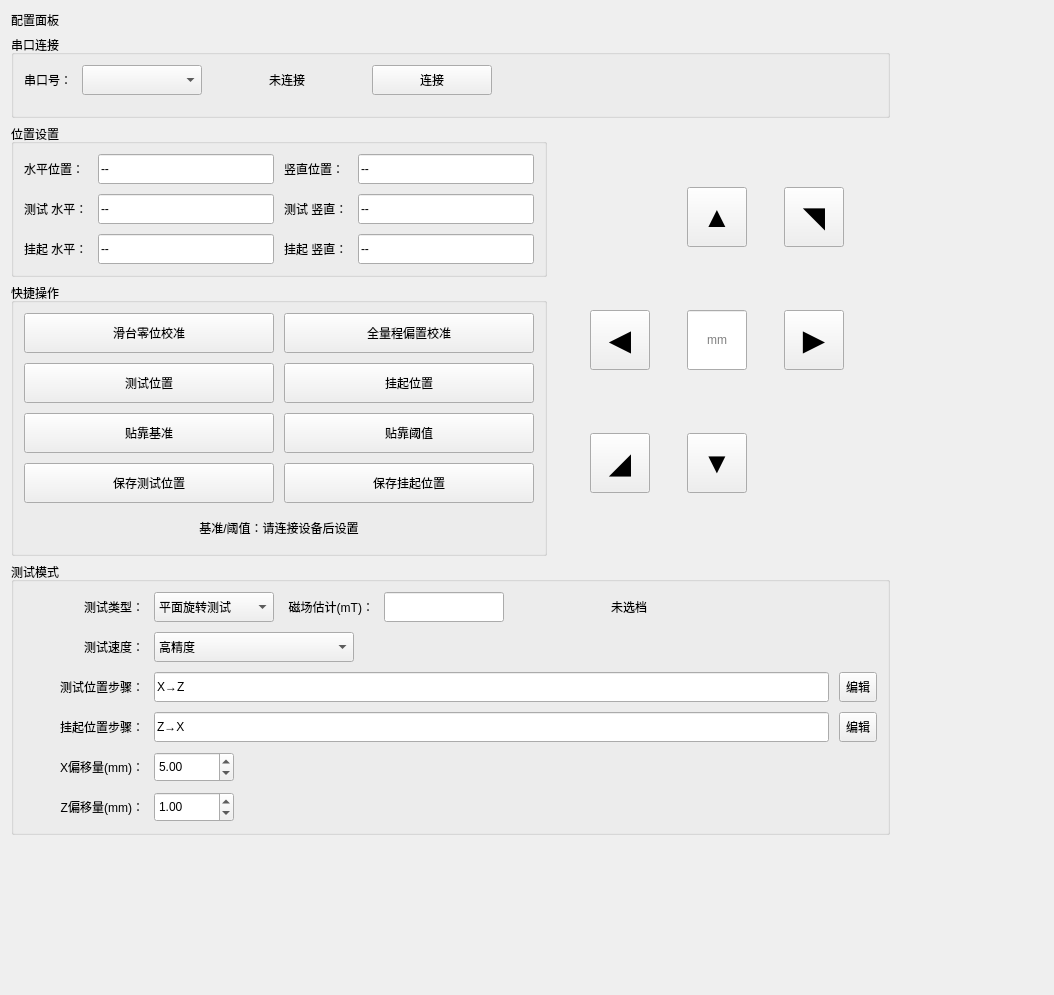
<?xml version="1.0" encoding="UTF-8"?>
<ui version="4.0">
 <class>ConfigPanel</class>
 <widget class="QWidget" name="ConfigPanel">
  <property name="geometry">
   <rect>
    <x>0</x>
    <y>0</y>
    <width>1054</width>
    <height>995</height>
   </rect>
  </property>
  <property name="windowTitle">
   <string>配置面板</string>
  </property>
  <layout class="QGridLayout" name="gridLayout_2">
   <item row="3" column="0">
    <widget class="QGroupBox" name="action_group">
     <property name="title">
      <string>快捷操作</string>
     </property>
     <layout class="QGridLayout" name="action_layout">
      <property name="leftMargin">
       <number>10</number>
      </property>
      <property name="topMargin">
       <number>10</number>
      </property>
      <property name="rightMargin">
       <number>10</number>
      </property>
      <property name="bottomMargin">
       <number>10</number>
      </property>
      <property name="spacing">
       <number>10</number>
      </property>
      <item row="0" column="0">
       <widget class="QPushButton" name="btn_zeroing">
        <property name="sizePolicy">
         <sizepolicy hsizetype="Fixed" vsizetype="Fixed">
          <horstretch>0</horstretch>
          <verstretch>0</verstretch>
         </sizepolicy>
        </property>
        <property name="minimumSize">
         <size>
          <width>250</width>
          <height>40</height>
         </size>
        </property>
        <property name="maximumSize">
         <size>
          <width>250</width>
          <height>16777215</height>
         </size>
        </property>
        <property name="text">
         <string>滑台零位校准</string>
        </property>
       </widget>
      </item>
      <item row="3" column="1">
       <widget class="QPushButton" name="btn_suspend_save">
        <property name="sizePolicy">
         <sizepolicy hsizetype="Fixed" vsizetype="Fixed">
          <horstretch>0</horstretch>
          <verstretch>0</verstretch>
         </sizepolicy>
        </property>
        <property name="minimumSize">
         <size>
          <width>250</width>
          <height>40</height>
         </size>
        </property>
        <property name="maximumSize">
         <size>
          <width>250</width>
          <height>16777215</height>
         </size>
        </property>
        <property name="text">
         <string>保存挂起位置</string>
        </property>
       </widget>
      </item>
      <item row="0" column="1">
       <widget class="QPushButton" name="btn_offset_all">
        <property name="sizePolicy">
         <sizepolicy hsizetype="Fixed" vsizetype="Fixed">
          <horstretch>0</horstretch>
          <verstretch>0</verstretch>
         </sizepolicy>
        </property>
        <property name="minimumSize">
         <size>
          <width>250</width>
          <height>40</height>
         </size>
        </property>
        <property name="maximumSize">
         <size>
          <width>250</width>
          <height>16777215</height>
         </size>
        </property>
        <property name="text">
         <string>全量程偏置校准</string>
        </property>
       </widget>
      </item>
      <item row="3" column="0">
       <widget class="QPushButton" name="btn_test_pos_save">
        <property name="sizePolicy">
         <sizepolicy hsizetype="Fixed" vsizetype="Fixed">
          <horstretch>0</horstretch>
          <verstretch>0</verstretch>
         </sizepolicy>
        </property>
        <property name="minimumSize">
         <size>
          <width>250</width>
          <height>40</height>
         </size>
        </property>
        <property name="maximumSize">
         <size>
          <width>250</width>
          <height>16777215</height>
         </size>
        </property>
        <property name="text">
         <string>保存测试位置</string>
        </property>
       </widget>
      </item>
      <item row="1" column="0">
       <widget class="QPushButton" name="btn_test_pos">
        <property name="sizePolicy">
         <sizepolicy hsizetype="Fixed" vsizetype="Fixed">
          <horstretch>0</horstretch>
          <verstretch>0</verstretch>
         </sizepolicy>
        </property>
        <property name="minimumSize">
         <size>
          <width>250</width>
          <height>40</height>
         </size>
        </property>
        <property name="maximumSize">
         <size>
          <width>250</width>
          <height>16777215</height>
         </size>
        </property>
        <property name="text">
         <string>测试位置</string>
        </property>
       </widget>
      </item>
      <item row="1" column="1">
       <widget class="QPushButton" name="btn_suspend">
        <property name="sizePolicy">
         <sizepolicy hsizetype="Fixed" vsizetype="Fixed">
          <horstretch>0</horstretch>
          <verstretch>0</verstretch>
         </sizepolicy>
        </property>
        <property name="minimumSize">
         <size>
          <width>250</width>
          <height>40</height>
         </size>
        </property>
        <property name="maximumSize">
         <size>
          <width>250</width>
          <height>16777215</height>
         </size>
        </property>
        <property name="text">
         <string>挂起位置</string>
        </property>
       </widget>
      </item>
      <item row="2" column="0">
       <widget class="QPushButton" name="btn_set_light_base">
        <property name="sizePolicy">
         <sizepolicy hsizetype="Fixed" vsizetype="Fixed">
          <horstretch>0</horstretch>
          <verstretch>0</verstretch>
         </sizepolicy>
        </property>
        <property name="minimumSize">
         <size>
          <width>250</width>
          <height>40</height>
         </size>
        </property>
        <property name="maximumSize">
         <size>
          <width>250</width>
          <height>16777215</height>
         </size>
        </property>
        <property name="toolTip">
         <string>未下压时点击。记录当前光电传感器 ADC 原始值作为静态基准值，并保存到设备 Flash。</string>
        </property>
        <property name="text">
         <string>贴靠基准</string>
        </property>
       </widget>
      </item>
      <item row="2" column="1">
       <widget class="QPushButton" name="btn_set_light_threshold">
        <property name="sizePolicy">
         <sizepolicy hsizetype="Fixed" vsizetype="Fixed">
          <horstretch>0</horstretch>
          <verstretch>0</verstretch>
         </sizepolicy>
        </property>
        <property name="minimumSize">
         <size>
          <width>250</width>
          <height>40</height>
         </size>
        </property>
        <property name="maximumSize">
         <size>
          <width>250</width>
          <height>16777215</height>
         </size>
        </property>
        <property name="toolTip">
         <string>固定设置下降量阈值 20 并保存到设备 Flash，对应第一级下降 20 ADC、第二级下降 40 ADC。</string>
        </property>
        <property name="text">
         <string>贴靠阈值</string>
        </property>
       </widget>
      </item>
      <item row="4" column="0" colspan="2">
       <widget class="QLabel" name="label_light_cal_status">
        <property name="minimumSize">
         <size>
          <width>0</width>
          <height>30</height>
         </size>
        </property>
        <property name="text">
         <string>基准/阈值：请连接设备后设置</string>
        </property>
        <property name="alignment">
         <set>Qt::AlignCenter</set>
        </property>
       </widget>
      </item>
     </layout>
    </widget>
   </item>
   <item row="5" column="0">
    <spacer name="verticalSpacer">
     <property name="orientation">
      <enum>Qt::Vertical</enum>
     </property>
     <property name="sizeHint" stdset="0">
      <size>
       <width>20</width>
       <height>40</height>
      </size>
     </property>
    </spacer>
   </item>
   <item row="2" column="0">
    <widget class="QGroupBox" name="pos_group">
     <property name="title">
      <string>位置设置</string>
     </property>
     <layout class="QGridLayout" name="pos_layout">
      <property name="leftMargin">
       <number>10</number>
      </property>
      <property name="topMargin">
       <number>10</number>
      </property>
      <property name="rightMargin">
       <number>10</number>
      </property>
      <property name="bottomMargin">
       <number>10</number>
      </property>
      <property name="spacing">
       <number>10</number>
      </property>
      <item row="0" column="0">
       <widget class="QLabel" name="label_x">
        <property name="minimumSize">
         <size>
          <width>0</width>
          <height>30</height>
         </size>
        </property>
        <property name="text">
         <string>水平位置：</string>
        </property>
       </widget>
      </item>
      <item row="0" column="1">
       <widget class="QLineEdit" name="position_x">
        <property name="minimumSize">
         <size>
          <width>0</width>
          <height>30</height>
         </size>
        </property>
        <property name="text">
         <string>--</string>
        </property>
        <property name="readOnly">
         <bool>true</bool>
        </property>
       </widget>
      </item>
      <item row="0" column="2">
       <widget class="QLabel" name="label_y">
        <property name="minimumSize">
         <size>
          <width>0</width>
          <height>30</height>
         </size>
        </property>
        <property name="text">
         <string>竖直位置：</string>
        </property>
       </widget>
      </item>
      <item row="0" column="3">
       <widget class="QLineEdit" name="position_y">
        <property name="minimumSize">
         <size>
          <width>0</width>
          <height>30</height>
         </size>
        </property>
        <property name="text">
         <string>--</string>
        </property>
        <property name="readOnly">
         <bool>true</bool>
        </property>
       </widget>
      </item>
      <item row="1" column="0">
       <widget class="QLabel" name="label_test_x">
        <property name="minimumSize">
         <size>
          <width>0</width>
          <height>30</height>
         </size>
        </property>
        <property name="text">
         <string>测试 水平：</string>
        </property>
       </widget>
      </item>
      <item row="1" column="1">
       <widget class="QLineEdit" name="test_x_value">
        <property name="minimumSize">
         <size>
          <width>0</width>
          <height>30</height>
         </size>
        </property>
        <property name="text">
         <string>--</string>
        </property>
        <property name="readOnly">
         <bool>true</bool>
        </property>
       </widget>
      </item>
      <item row="1" column="2">
       <widget class="QLabel" name="label_test_z">
        <property name="minimumSize">
         <size>
          <width>0</width>
          <height>30</height>
         </size>
        </property>
        <property name="text">
         <string>测试 竖直：</string>
        </property>
       </widget>
      </item>
      <item row="1" column="3">
       <widget class="QLineEdit" name="test_y_value">
        <property name="minimumSize">
         <size>
          <width>0</width>
          <height>30</height>
         </size>
        </property>
        <property name="text">
         <string>--</string>
        </property>
        <property name="readOnly">
         <bool>true</bool>
        </property>
       </widget>
      </item>
      <item row="2" column="0">
       <widget class="QLabel" name="label_suspend_x">
        <property name="minimumSize">
         <size>
          <width>0</width>
          <height>30</height>
         </size>
        </property>
        <property name="text">
         <string>挂起 水平：</string>
        </property>
       </widget>
      </item>
      <item row="2" column="1">
       <widget class="QLineEdit" name="suspend_x_value">
        <property name="minimumSize">
         <size>
          <width>0</width>
          <height>30</height>
         </size>
        </property>
        <property name="text">
         <string>--</string>
        </property>
        <property name="readOnly">
         <bool>true</bool>
        </property>
       </widget>
      </item>
      <item row="2" column="2">
       <widget class="QLabel" name="label_suspend_z">
        <property name="minimumSize">
         <size>
          <width>0</width>
          <height>30</height>
         </size>
        </property>
        <property name="text">
         <string>挂起 竖直：</string>
        </property>
       </widget>
      </item>
      <item row="2" column="3">
       <widget class="QLineEdit" name="suspend_y_value">
        <property name="minimumSize">
         <size>
          <width>0</width>
          <height>30</height>
         </size>
        </property>
        <property name="text">
         <string>--</string>
        </property>
        <property name="readOnly">
         <bool>true</bool>
        </property>
       </widget>
      </item>
     </layout>
    </widget>
   </item>
   <item row="0" column="3" rowspan="5">
    <spacer name="horizontalSpacer">
     <property name="orientation">
      <enum>Qt::Horizontal</enum>
     </property>
     <property name="sizeHint" stdset="0">
      <size>
       <width>40</width>
       <height>20</height>
      </size>
     </property>
    </spacer>
   </item>
   <item row="0" column="0">
    <widget class="QLabel" name="panel_title">
     <property name="text">
      <string>配置面板</string>
     </property>
    </widget>
   </item>
   <item row="4" column="0" colspan="3">
    <widget class="QGroupBox" name="test_type_group">
     <property name="title">
      <string>测试模式</string>
     </property>
     <layout class="QGridLayout" name="action_layout_2">
      <property name="leftMargin">
       <number>10</number>
      </property>
      <property name="topMargin">
       <number>10</number>
      </property>
      <property name="rightMargin">
       <number>10</number>
      </property>
      <property name="bottomMargin">
       <number>10</number>
      </property>
      <property name="spacing">
       <number>10</number>
      </property>
      <item row="1" column="0">
       <widget class="QLabel" name="label_test_type">
        <property name="sizePolicy">
         <sizepolicy hsizetype="Fixed" vsizetype="Preferred">
          <horstretch>0</horstretch>
          <verstretch>0</verstretch>
         </sizepolicy>
        </property>
        <property name="minimumSize">
         <size>
          <width>120</width>
          <height>30</height>
         </size>
        </property>
        <property name="maximumSize">
         <size>
          <width>100</width>
          <height>16777215</height>
         </size>
        </property>
        <property name="text">
         <string>测试类型：</string>
        </property>
        <property name="alignment">
         <set>Qt::AlignRight|Qt::AlignTrailing|Qt::AlignVCenter</set>
        </property>
       </widget>
      </item>
      <item row="3" column="2" colspan="7">
       <widget class="QLineEdit" name="test_scheme_edit">
        <property name="sizePolicy">
         <sizepolicy hsizetype="Minimum" vsizetype="Fixed">
          <horstretch>0</horstretch>
          <verstretch>0</verstretch>
         </sizepolicy>
        </property>
        <property name="minimumSize">
         <size>
          <width>500</width>
          <height>30</height>
         </size>
        </property>
        <property name="maximumSize">
         <size>
          <width>16777215</width>
          <height>16777215</height>
         </size>
        </property>
        <property name="text">
         <string>X→Z</string>
        </property>
        <property name="readOnly">
         <bool>true</bool>
        </property>
       </widget>
      </item>
      <item row="1" column="2">
       <widget class="QComboBox" name="combo_test_type">
        <property name="sizePolicy">
         <sizepolicy hsizetype="Minimum" vsizetype="Fixed">
          <horstretch>0</horstretch>
          <verstretch>0</verstretch>
         </sizepolicy>
        </property>
        <property name="minimumSize">
         <size>
          <width>120</width>
          <height>30</height>
         </size>
        </property>
        <property name="maximumSize">
         <size>
          <width>200</width>
          <height>16777215</height>
         </size>
        </property>
        <item>
         <property name="text">
          <string>平面旋转测试</string>
         </property>
        </item>
        <item>
         <property name="text">
          <string>外侧面旋转测试</string>
         </property>
        </item>
        <item>
         <property name="text">
          <string>内侧面旋转测试</string>
         </property>
        </item>
        <item>
         <property name="text">
          <string>外侧面垂直测试</string>
         </property>
        </item>
       </widget>
      </item>
      <item row="3" column="17">
       <widget class="QToolButton" name="btn_test_edit_scheme">
        <property name="minimumSize">
         <size>
          <width>0</width>
          <height>30</height>
         </size>
        </property>
        <property name="text">
         <string>编辑</string>
        </property>
       </widget>
      </item>
      <item row="1" column="3">
       <widget class="QLabel" name="label_sensor">
        <property name="sizePolicy">
         <sizepolicy hsizetype="Fixed" vsizetype="Fixed">
          <horstretch>0</horstretch>
          <verstretch>0</verstretch>
         </sizepolicy>
        </property>
        <property name="minimumSize">
         <size>
          <width>90</width>
          <height>30</height>
         </size>
        </property>
        <property name="maximumSize">
         <size>
          <width>90</width>
          <height>16777215</height>
         </size>
        </property>
        <property name="text">
         <string>磁场估计(mT)：</string>
        </property>
        <property name="alignment">
         <set>Qt::AlignRight|Qt::AlignTrailing|Qt::AlignVCenter</set>
        </property>
       </widget>
      </item>
      <item row="6" column="0">
       <widget class="QLabel" name="label_z_offset">
        <property name="sizePolicy">
         <sizepolicy hsizetype="Fixed" vsizetype="Preferred">
          <horstretch>0</horstretch>
          <verstretch>0</verstretch>
         </sizepolicy>
        </property>
        <property name="minimumSize">
         <size>
          <width>120</width>
          <height>30</height>
         </size>
        </property>
        <property name="maximumSize">
         <size>
          <width>100</width>
          <height>16777215</height>
         </size>
        </property>
        <property name="text">
         <string>Z偏移量(mm)：</string>
        </property>
        <property name="alignment">
         <set>Qt::AlignRight|Qt::AlignTrailing|Qt::AlignVCenter</set>
        </property>
       </widget>
      </item>
      <item row="1" column="4">
       <widget class="QLineEdit" name="edit_range_estimate">
        <property name="sizePolicy">
         <sizepolicy hsizetype="Fixed" vsizetype="Fixed">
          <horstretch>0</horstretch>
          <verstretch>0</verstretch>
         </sizepolicy>
        </property>
        <property name="minimumSize">
         <size>
          <width>120</width>
          <height>30</height>
         </size>
        </property>
        <property name="toolTip">
         <string>输入预估场强(mT)。选档时自动加 10mT 余量，在 IDAC3~6 × PGA×1~×128 中取量程覆盖目标、且目标不超过该档实测线性上限的最小组合。</string>
        </property>
       </widget>
      </item>
      <item row="6" column="2">
       <widget class="QDoubleSpinBox" name="spin_z_offset">
        <property name="sizePolicy">
         <sizepolicy hsizetype="Minimum" vsizetype="Fixed">
          <horstretch>0</horstretch>
          <verstretch>0</verstretch>
         </sizepolicy>
        </property>
        <property name="minimumSize">
         <size>
          <width>80</width>
          <height>30</height>
         </size>
        </property>
        <property name="maximumSize">
         <size>
          <width>80</width>
          <height>16777215</height>
         </size>
        </property>
        <property name="value">
         <double>1.000000000000000</double>
        </property>
       </widget>
      </item>
      <item row="5" column="0">
       <widget class="QLabel" name="label_x_offset">
        <property name="sizePolicy">
         <sizepolicy hsizetype="Fixed" vsizetype="Preferred">
          <horstretch>0</horstretch>
          <verstretch>0</verstretch>
         </sizepolicy>
        </property>
        <property name="minimumSize">
         <size>
          <width>120</width>
          <height>30</height>
         </size>
        </property>
        <property name="maximumSize">
         <size>
          <width>100</width>
          <height>16777215</height>
         </size>
        </property>
        <property name="text">
         <string>X偏移量(mm)：</string>
        </property>
        <property name="alignment">
         <set>Qt::AlignRight|Qt::AlignTrailing|Qt::AlignVCenter</set>
        </property>
       </widget>
      </item>
      <item row="4" column="2" colspan="7">
       <widget class="QLineEdit" name="suspend_scheme_edit">
        <property name="sizePolicy">
         <sizepolicy hsizetype="Minimum" vsizetype="Fixed">
          <horstretch>0</horstretch>
          <verstretch>0</verstretch>
         </sizepolicy>
        </property>
        <property name="minimumSize">
         <size>
          <width>500</width>
          <height>30</height>
         </size>
        </property>
        <property name="maximumSize">
         <size>
          <width>16777215</width>
          <height>16777215</height>
         </size>
        </property>
        <property name="text">
         <string>Z→X</string>
        </property>
        <property name="readOnly">
         <bool>true</bool>
        </property>
       </widget>
      </item>
      <item row="3" column="0">
       <widget class="QLabel" name="label_scheme_test">
        <property name="sizePolicy">
         <sizepolicy hsizetype="Fixed" vsizetype="Preferred">
          <horstretch>0</horstretch>
          <verstretch>0</verstretch>
         </sizepolicy>
        </property>
        <property name="minimumSize">
         <size>
          <width>120</width>
          <height>30</height>
         </size>
        </property>
        <property name="maximumSize">
         <size>
          <width>100</width>
          <height>16777215</height>
         </size>
        </property>
        <property name="text">
         <string>测试位置步骤：</string>
        </property>
        <property name="alignment">
         <set>Qt::AlignRight|Qt::AlignTrailing|Qt::AlignVCenter</set>
        </property>
       </widget>
      </item>
      <item row="4" column="0">
       <widget class="QLabel" name="label_scheme_suspend">
        <property name="sizePolicy">
         <sizepolicy hsizetype="Fixed" vsizetype="Preferred">
          <horstretch>0</horstretch>
          <verstretch>0</verstretch>
         </sizepolicy>
        </property>
        <property name="minimumSize">
         <size>
          <width>120</width>
          <height>30</height>
         </size>
        </property>
        <property name="maximumSize">
         <size>
          <width>100</width>
          <height>16777215</height>
         </size>
        </property>
        <property name="text">
         <string>挂起位置步骤：</string>
        </property>
        <property name="alignment">
         <set>Qt::AlignRight|Qt::AlignTrailing|Qt::AlignVCenter</set>
        </property>
       </widget>
      </item>
      <item row="5" column="2">
       <widget class="QDoubleSpinBox" name="spin_x_offset">
        <property name="sizePolicy">
         <sizepolicy hsizetype="Minimum" vsizetype="Fixed">
          <horstretch>0</horstretch>
          <verstretch>0</verstretch>
         </sizepolicy>
        </property>
        <property name="minimumSize">
         <size>
          <width>80</width>
          <height>30</height>
         </size>
        </property>
        <property name="maximumSize">
         <size>
          <width>80</width>
          <height>16777215</height>
         </size>
        </property>
        <property name="value">
         <double>5.000000000000000</double>
        </property>
       </widget>
      </item>
      <item row="1" column="5">
       <widget class="QLabel" name="label_range_selected">
        <property name="minimumSize">
         <size>
          <width>230</width>
          <height>30</height>
         </size>
        </property>
        <property name="text">
         <string>未选档</string>
        </property>
        <property name="alignment">
         <set>Qt::AlignCenter</set>
        </property>
       </widget>
      </item>
      <item row="4" column="17">
       <widget class="QToolButton" name="btn_suspend_edit_scheme">
        <property name="minimumSize">
         <size>
          <width>0</width>
          <height>30</height>
         </size>
        </property>
        <property name="text">
         <string>编辑</string>
        </property>
       </widget>
      </item>
      <item row="2" column="0">
       <widget class="QLabel" name="label_test_speed">
        <property name="sizePolicy">
         <sizepolicy hsizetype="Fixed" vsizetype="Preferred">
          <horstretch>0</horstretch>
          <verstretch>0</verstretch>
         </sizepolicy>
        </property>
        <property name="minimumSize">
         <size>
          <width>120</width>
          <height>30</height>
         </size>
        </property>
        <property name="maximumSize">
         <size>
          <width>100</width>
          <height>16777215</height>
         </size>
        </property>
        <property name="text">
         <string>测试速度：</string>
        </property>
        <property name="alignment">
         <set>Qt::AlignRight|Qt::AlignTrailing|Qt::AlignVCenter</set>
        </property>
       </widget>
      </item>
      <item row="2" column="2" colspan="2">
       <widget class="QComboBox" name="combo_test_speed">
        <property name="sizePolicy">
         <sizepolicy hsizetype="Minimum" vsizetype="Fixed">
          <horstretch>0</horstretch>
          <verstretch>0</verstretch>
         </sizepolicy>
        </property>
        <property name="minimumSize">
         <size>
          <width>160</width>
          <height>30</height>
         </size>
        </property>
        <property name="maximumSize">
         <size>
          <width>200</width>
          <height>16777215</height>
         </size>
        </property>
        <item>
         <property name="text">
          <string>高精度</string>
         </property>
        </item>
        <item>
         <property name="text">
          <string>均衡</string>
         </property>
        </item>
        <item>
         <property name="text">
          <string>高速</string>
         </property>
        </item>
       </widget>
      </item>
     </layout>
    </widget>
   </item>
   <item row="1" column="0" colspan="3">
    <widget class="QGroupBox" name="serial_group">
     <property name="title">
      <string>串口连接</string>
     </property>
     <layout class="QGridLayout" name="gridLayout">
      <property name="leftMargin">
       <number>10</number>
      </property>
      <property name="topMargin">
       <number>10</number>
      </property>
      <property name="rightMargin">
       <number>10</number>
      </property>
      <property name="bottomMargin">
       <number>10</number>
      </property>
      <property name="spacing">
       <number>10</number>
      </property>
      <item row="0" column="5">
       <widget class="QPushButton" name="btnSuccess">
        <property name="sizePolicy">
         <sizepolicy hsizetype="Preferred" vsizetype="Fixed">
          <horstretch>0</horstretch>
          <verstretch>0</verstretch>
         </sizepolicy>
        </property>
        <property name="minimumSize">
         <size>
          <width>120</width>
          <height>30</height>
         </size>
        </property>
        <property name="text">
         <string>连接</string>
        </property>
       </widget>
      </item>
      <item row="0" column="0">
       <widget class="QLabel" name="label_port">
        <property name="sizePolicy">
         <sizepolicy hsizetype="Preferred" vsizetype="Fixed">
          <horstretch>0</horstretch>
          <verstretch>0</verstretch>
         </sizepolicy>
        </property>
        <property name="minimumSize">
         <size>
          <width>0</width>
          <height>30</height>
         </size>
        </property>
        <property name="maximumSize">
         <size>
          <width>16777215</width>
          <height>16777215</height>
         </size>
        </property>
        <property name="text">
         <string>串口号：</string>
        </property>
        <property name="alignment">
         <set>Qt::AlignRight|Qt::AlignTrailing|Qt::AlignVCenter</set>
        </property>
       </widget>
      </item>
      <item row="0" column="6" rowspan="2">
       <spacer name="serial_horizontal_spacer">
        <property name="orientation">
         <enum>Qt::Horizontal</enum>
        </property>
        <property name="sizeHint" stdset="0">
         <size>
          <width>40</width>
          <height>20</height>
         </size>
        </property>
       </spacer>
      </item>
      <item row="0" column="1" colspan="3">
       <widget class="QComboBox" name="port_combo">
        <property name="sizePolicy">
         <sizepolicy hsizetype="Preferred" vsizetype="Fixed">
          <horstretch>0</horstretch>
          <verstretch>0</verstretch>
         </sizepolicy>
        </property>
        <property name="minimumSize">
         <size>
          <width>120</width>
          <height>30</height>
         </size>
        </property>
        <property name="maximumSize">
         <size>
          <width>16777215</width>
          <height>16777215</height>
         </size>
        </property>
       </widget>
      </item>
      <item row="0" column="4">
       <widget class="QLabel" name="serial_status_label">
        <property name="sizePolicy">
         <sizepolicy hsizetype="Preferred" vsizetype="Fixed">
          <horstretch>0</horstretch>
          <verstretch>0</verstretch>
         </sizepolicy>
        </property>
        <property name="minimumSize">
         <size>
          <width>150</width>
          <height>30</height>
         </size>
        </property>
        <property name="maximumSize">
         <size>
          <width>16777215</width>
          <height>16777215</height>
         </size>
        </property>
        <property name="text">
         <string>未连接</string>
        </property>
        <property name="alignment">
         <set>Qt::AlignCenter</set>
        </property>
       </widget>
      </item>
     </layout>
    </widget>
   </item>
   <item row="2" column="1" rowspan="2">
    <widget class="QWidget" name="widget_picture" native="true">
     <property name="sizePolicy">
      <sizepolicy hsizetype="Minimum" vsizetype="Expanding">
       <horstretch>0</horstretch>
       <verstretch>0</verstretch>
      </sizepolicy>
     </property>
     <property name="minimumSize">
      <size>
       <width>331</width>
       <height>331</height>
      </size>
     </property>
     <layout class="QGridLayout" name="gridLayout_3">
      <property name="leftMargin">
       <number>0</number>
      </property>
      <property name="topMargin">
       <number>0</number>
      </property>
      <property name="rightMargin">
       <number>0</number>
      </property>
      <property name="bottomMargin">
       <number>0</number>
      </property>
      <property name="spacing">
       <number>0</number>
      </property>
      <item row="0" column="1">
       <widget class="QPushButton" name="stage_btn_up">
        <property name="minimumSize">
         <size>
          <width>60</width>
          <height>60</height>
         </size>
        </property>
        <property name="maximumSize">
         <size>
          <width>60</width>
          <height>60</height>
         </size>
        </property>
        <property name="font">
         <font>
          <pointsize>22</pointsize>
         </font>
        </property>
        <property name="toolTip">
         <string>Y+ 向上移动</string>
        </property>
        <property name="text">
         <string>▲</string>
        </property>
       </widget>
      </item>
      <item row="0" column="2">
       <widget class="QPushButton" name="stage_btn_forward">
        <property name="minimumSize">
         <size>
          <width>60</width>
          <height>60</height>
         </size>
        </property>
        <property name="maximumSize">
         <size>
          <width>60</width>
          <height>60</height>
         </size>
        </property>
        <property name="font">
         <font>
          <pointsize>22</pointsize>
         </font>
        </property>
        <property name="toolTip">
         <string>Z- 向后移动</string>
        </property>
        <property name="text">
         <string>◥</string>
        </property>
       </widget>
      </item>
      <item row="1" column="0">
       <widget class="QPushButton" name="stage_btn_left">
        <property name="minimumSize">
         <size>
          <width>60</width>
          <height>60</height>
         </size>
        </property>
        <property name="maximumSize">
         <size>
          <width>60</width>
          <height>60</height>
         </size>
        </property>
        <property name="font">
         <font>
          <pointsize>22</pointsize>
         </font>
        </property>
        <property name="toolTip">
         <string>X- 向左移动</string>
        </property>
        <property name="text">
         <string>◀</string>
        </property>
       </widget>
      </item>
      <item row="1" column="1">
       <widget class="QLineEdit" name="distance_edit">
        <property name="sizePolicy">
         <sizepolicy hsizetype="Fixed" vsizetype="Fixed">
          <horstretch>0</horstretch>
          <verstretch>0</verstretch>
         </sizepolicy>
        </property>
        <property name="minimumSize">
         <size>
          <width>60</width>
          <height>60</height>
         </size>
        </property>
        <property name="maximumSize">
         <size>
          <width>60</width>
          <height>60</height>
         </size>
        </property>
        <property name="alignment">
         <set>Qt::AlignCenter</set>
        </property>
        <property name="placeholderText">
         <string>mm</string>
        </property>
       </widget>
      </item>
      <item row="1" column="2">
       <widget class="QPushButton" name="stage_btn_right">
        <property name="minimumSize">
         <size>
          <width>60</width>
          <height>60</height>
         </size>
        </property>
        <property name="maximumSize">
         <size>
          <width>60</width>
          <height>60</height>
         </size>
        </property>
        <property name="font">
         <font>
          <pointsize>22</pointsize>
         </font>
        </property>
        <property name="toolTip">
         <string>X+ 向右移动</string>
        </property>
        <property name="text">
         <string>▶</string>
        </property>
       </widget>
      </item>
      <item row="2" column="0">
       <widget class="QPushButton" name="stage_btn_back">
        <property name="minimumSize">
         <size>
          <width>60</width>
          <height>60</height>
         </size>
        </property>
        <property name="maximumSize">
         <size>
          <width>60</width>
          <height>60</height>
         </size>
        </property>
        <property name="font">
         <font>
          <pointsize>22</pointsize>
         </font>
        </property>
        <property name="toolTip">
         <string>Z+ 向前移动</string>
        </property>
        <property name="text">
         <string>◢</string>
        </property>
       </widget>
      </item>
      <item row="2" column="1">
       <widget class="QPushButton" name="stage_btn_down">
        <property name="minimumSize">
         <size>
          <width>60</width>
          <height>60</height>
         </size>
        </property>
        <property name="maximumSize">
         <size>
          <width>60</width>
          <height>60</height>
         </size>
        </property>
        <property name="font">
         <font>
          <pointsize>22</pointsize>
         </font>
        </property>
        <property name="toolTip">
         <string>Y- 向下移动</string>
        </property>
        <property name="text">
         <string>▼</string>
        </property>
       </widget>
      </item>
     </layout>
    </widget>
   </item>
  </layout>
 </widget>
 <resources/>
 <connections/>
</ui>
